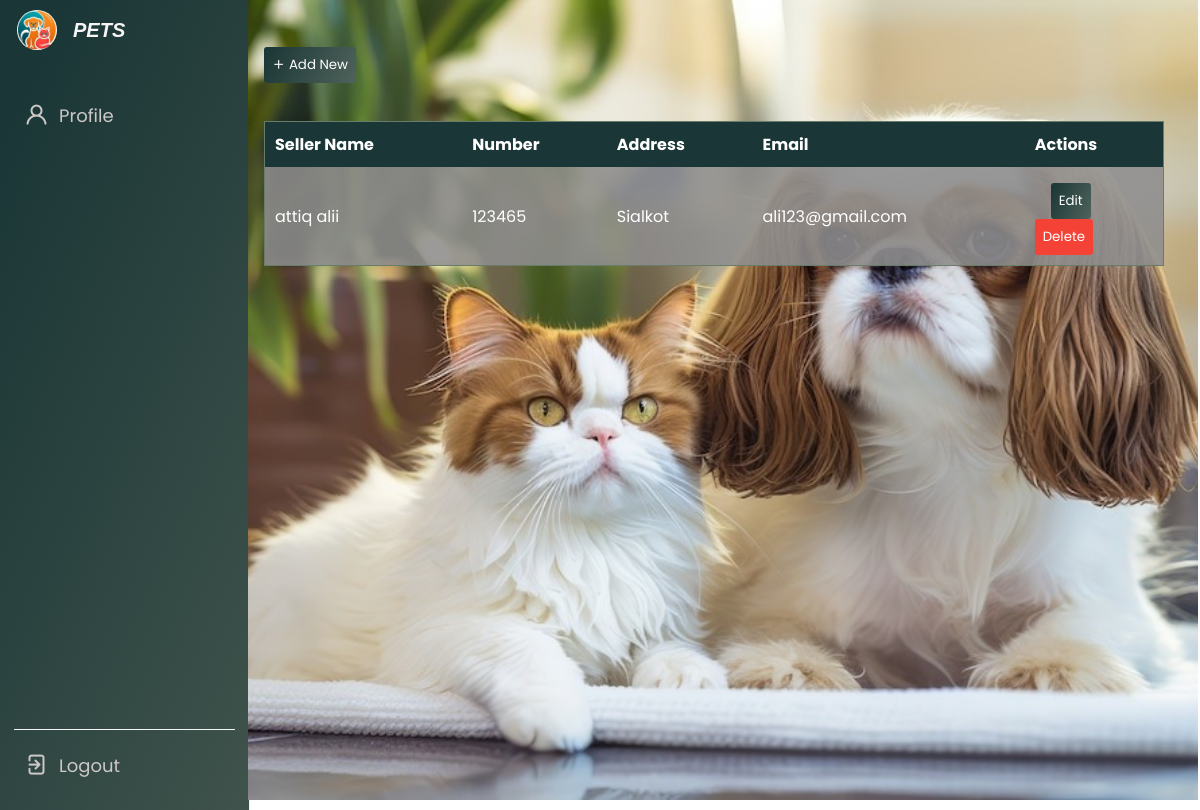
Screenshot of /Php/sellers.php with the database file from the repository.
### tables this page shows
CREATE TABLE `sellers` (
  `id` int(11) NOT NULL,
  `name` varchar(50) NOT NULL,
  `number` varchar(50) NOT NULL,
  `address` varchar(50) NOT NULL,
  `email` varchar(50) NOT NULL,
  `password` varchar(50) NOT NULL
);

### Php/sellers.php (the view, shortened to what this page needs)
<!DOCTYPE html>
<html lang="en">
<head>
    <link rel="stylesheet" href="../Assets/css/style.css">
    <link rel="stylesheet" href="../Assets/css/main.css">
    <link rel="stylesheet" href="https://unicons.iconscout.com/release/v4.0.0/css/line.css">
</head>
<body>
<?php
   include './sidebar.php';
   ?>
    <section class="dashboard">
        <div class="table-container">
            <div>
                <button  class="edit-btn">
                    <a href="./addSupplier.php">
                        <i class="uil uil-plus"></i>
                        Add New
                    </a>
                </button>
            </div>
            <table class="product-table">
                <thead>
                    <tr>
                        <th>Seller Name</th>
                        <th>Number</th>
                        <th>Address</th>
                        <th>Email</th>
                        <th>Actions</th>
                    </tr>
                </thead>
                <tbody>
<?php
function all_sellers(){
    require 'connectdb.php';
    $query = "SELECT * FROM sellers";
$result = mysqli_query($conn, $query);
if (mysqli_num_rows($result) > 0) {
  while($row = mysqli_fetch_assoc($result)) {
    echo "<tr>";
    echo "<td>" . $row['name'] . "</td>";
    echo "<td>" . $row['number'] . "</td>";
    echo "<td>" . $row['address'] . "</td>";
    echo "<td>" . $row['email'] . "</td>";
    echo "<td>";
    echo "<button class='edit-btn'><a href='updateSeller.php?id=" . $row['id'] . "'>Edit</a></button>";
    ?>
    <form action="#" method="post">
        <button class="delete-btn" name="btn" type="submit" onclick="return confirm('Are you sure you want to delete this product?')">Delete</button>
    </form>
    <?php
    echo "</td>";
    echo "</tr>";
}
} else {
    echo "<tr><td colspan='5'>No Seller found</td></tr>";
}
}
all_sellers();
?>
</tbody>
            </table>
        </div>
    </section>
</body>
</html>

### Assets/css/style.css (style rules this page uses)
* { margin: 0; padding: 0; box-sizing: border-box; font-family: 'Poppins', sans-serif; }
button a { text-decoration: none; color: white; }
:root { --primary-color: rgb(229, 224, 224); --secondory-color: #677D6A; --panel-color: #1A3636; --text-color: #f7f4f4; --black-light-color: #ccc8c8; --border-color: #f7f4f4; --toggle-color: #DDD; --box1-color: #4DA3FF; --box2-color: #FFE6AC; --box3-color: #E7D1FC; --title-icon-color: #fff; --tran-05: all 0.5s ease; --tran-03: all 0.3s ease; --tran-03: all 0.2s ease; }
body { min-height: 100vh; background-color: var(--primary-color); background-color: white; }
.dashboard { position: relative; left: 250px; background-color: var(--panel-color); background-color:white; min-height: 100vh; width: calc(100% - 250px); padding: 10px 14px; transition: var(--tran-05); }

### Assets/css/main.css (style rules this page uses)
.table-container { margin-top: -1.1%; height: 100vh; width: 103%; background: url("../pictures/logo.jpg" ) no-repeat center center/cover; margin-left: -1rem; }
.product-table { margin-top: 4%; width: 75vw; margin-left: 1rem; border-collapse: collapse; background-color: var(--secondory-color); border: 1px solid var(--secondory-color); background-color: rgba(0,0,0,0.5); }
.product-table thead { background-color: var(--panel-color); color: white; }
.product-table th, .product-table td { padding: 10px; text-align: left; }
.product-table tbody tr:nth-child(odd) { background-color: hsl(175, 22%, 89%); background-color: rgba(250, 248, 248, 0.5); color: white; }
.product-table tbody { background-color: rgba(0,0,0,0.5); }
.edit-btn, .delete-btn { padding: 5px 10px; margin-right: 5px; border: none; cursor: pointer; color: white; border-radius: 3px; display: flex; padding: 0.5rem; }
.edit-btn { margin-left: 1rem; margin-top: 5%; display: inline-block; background: linear-gradient(115deg, #1A3636 1%, #4f625b 99%); }
.delete-btn { background-color: #f44336; }

### rows the page displays
sellers: name "attiq alii", number "123465", address "Sialkot", email "ali123@gmail.com"
